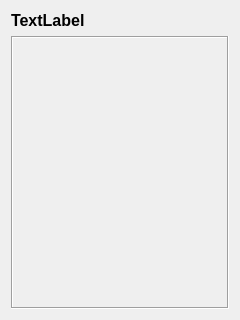
<?xml version="1.0" encoding="UTF-8"?>
<ui version="4.0">
 <class>EntryViewDialog</class>
 <widget class="QDialog" name="EntryViewDialog">
  <property name="geometry">
   <rect>
    <x>0</x>
    <y>0</y>
    <width>240</width>
    <height>320</height>
   </rect>
  </property>
  <property name="windowTitle">
   <string>Translation</string>
  </property>
  <layout class="QVBoxLayout" name="verticalLayout">
   <item>
    <widget class="QLabel" name="laEntry">
     <property name="font">
      <font>
       <pointsize>12</pointsize>
       <weight>75</weight>
       <bold>true</bold>
      </font>
     </property>
     <property name="text">
      <string>TextLabel</string>
     </property>
     <property name="alignment">
      <set>Qt::AlignLeading|Qt::AlignLeft|Qt::AlignVCenter</set>
     </property>
     <property name="wordWrap">
      <bool>true</bool>
     </property>
    </widget>
   </item>
   <item>
    <widget class="QScrollArea" name="scrollArea">
     <property name="frameShape">
      <enum>QFrame::Box</enum>
     </property>
     <property name="widgetResizable">
      <bool>true</bool>
     </property>
     <property name="alignment">
      <set>Qt::AlignLeading|Qt::AlignLeft|Qt::AlignTop</set>
     </property>
     <widget class="QWidget" name="scrollAreaWidgetContents">
      <property name="geometry">
       <rect>
        <x>0</x>
        <y>0</y>
        <width>220</width>
        <height>274</height>
       </rect>
      </property>
      <layout class="QVBoxLayout" name="verticalLayout_2">
       <property name="spacing">
        <number>0</number>
       </property>
       <property name="margin">
        <number>0</number>
       </property>
       <item>
        <widget class="QFrame" name="frame">
         <property name="sizePolicy">
          <sizepolicy hsizetype="Preferred" vsizetype="Minimum">
           <horstretch>0</horstretch>
           <verstretch>0</verstretch>
          </sizepolicy>
         </property>
         <layout class="QVBoxLayout" name="verticalLayout_3"/>
        </widget>
       </item>
      </layout>
     </widget>
    </widget>
   </item>
  </layout>
 </widget>
 <resources/>
 <connections/>
</ui>
